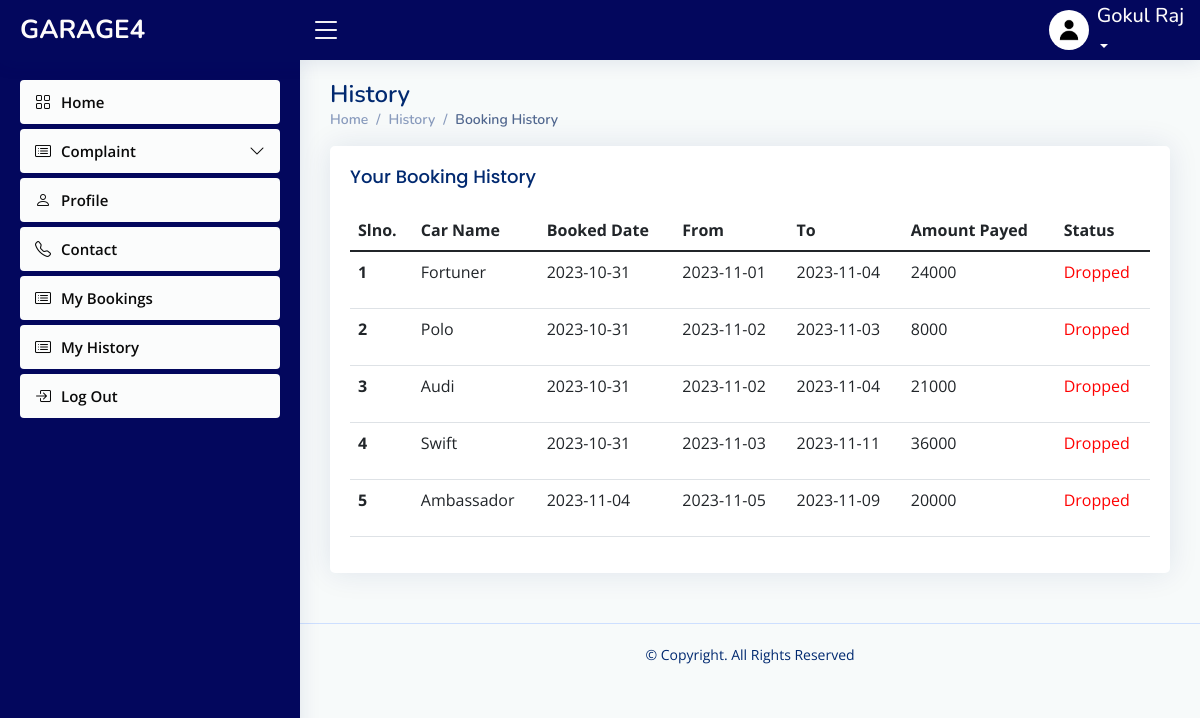
/user/userhistory.php (signed in), run on an earlier commit of the app's database.
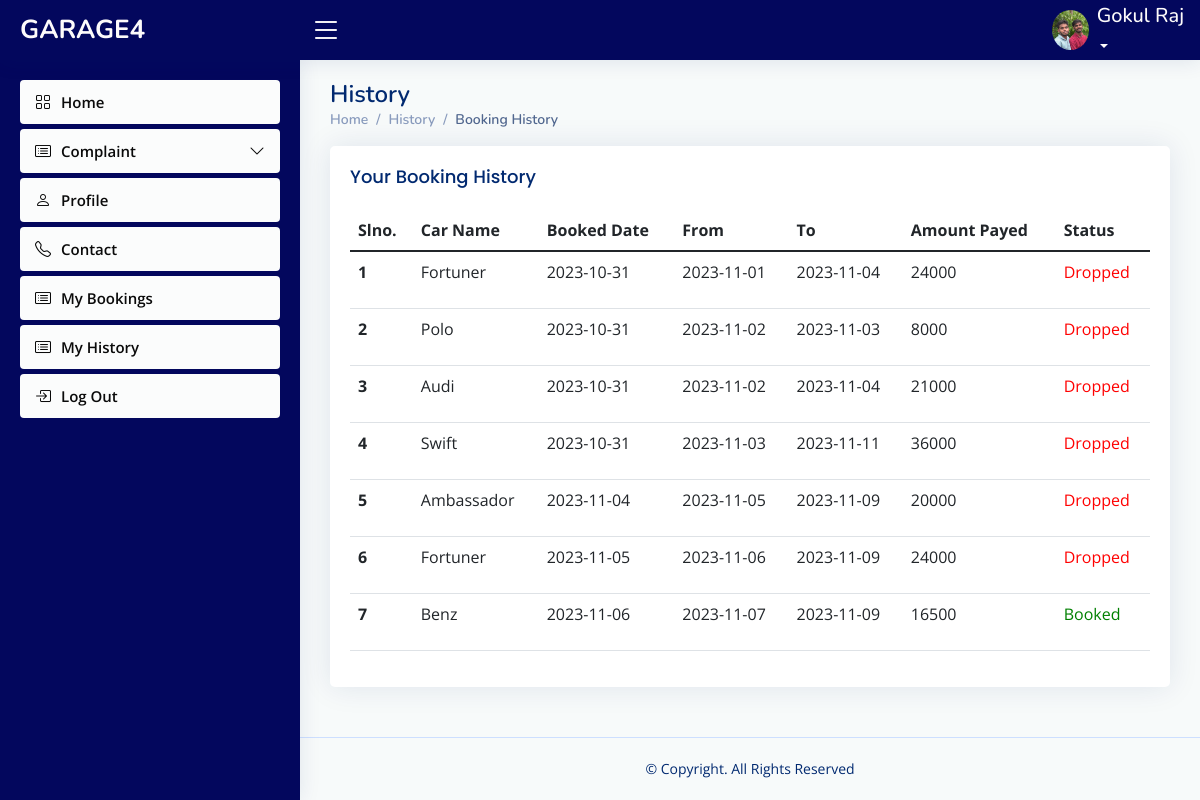
And on a later commit of the database.
### tables this page shows
CREATE TABLE `registration` (
  `image` varchar(50) NOT NULL DEFAULT 'default.jpg',
  `first_name` varchar(30) NOT NULL,
  `last_name` varchar(30) NOT NULL,
  `contact` varchar(20) NOT NULL,
  `email_id` varchar(40) NOT NULL,
  `date_of_birth` date NOT NULL,
  `house_name` varchar(30) NOT NULL,
  `street_name` varchar(30) NOT NULL,
  `district` varchar(20) NOT NULL,
  `pincode` varchar(6) NOT NULL,
  `state` varchar(30) NOT NULL,
  `date_of_join` date NOT NULL
);

CREATE TABLE `booking` (
  `booking_id` int(11) NOT NULL,
  `carname` varchar(60) NOT NULL,
  `category` varchar(40) NOT NULL,
  `color` varchar(40) NOT NULL,
  `capacity` varchar(40) NOT NULL,
  `rate` varchar(40) NOT NULL,
  `car_id` varchar(20) NOT NULL,
  `email` varchar(50) NOT NULL,
  `days` varchar(40) NOT NULL,
  `bdate` date NOT NULL,
  `pick` date NOT NULL,
  `dropd` date NOT NULL,
  `total` varchar(40) NOT NULL,
  `status` int(11) NOT NULL,
  `payment` int(11) NOT NULL
);

### connect.php (called while the page is built, shortened)
<?php
$dbname="garage4";
$conn=mysqli_connect("localhost","root","",$dbname);
function select_data($sql)
{
  global $conn;
  $res = mysqli_query($conn, $sql);
  if ($res)
    return $res;
  else
    return False;
}
?>

### user/userhistory.php (the view, shortened to what the changed rows need)
<?php
include("header.php");
   $username = $_SESSION['email_id'];
?>
  <main id="main" class="main">
    <div class="pagetitle">
      <h1>History</h1>
    </div>
    <div class="card">
          <div class="card-body">
    <section class="section dashboard">
      <div class="row">
      <section class="section">
      <div class="row">
        <div class="col-lg-12">
              <table class="table datatable">
                <thead>
                  <tr>
                    <th scope="col">Slno.</th>
                    <th scope="col">Car Name</th>
                    <th scope="col">Booked Date</th>
                    <th scope="col">From</th>
                    <th scope="col">To</th>
                    <th scope="col">Amount Payed</th>
                    <th scope="col">Status</th>
                  </tr>
                </thead>
                <tbody>
                <?php
               $sql = "select * from booking where email='$username'";
                $data=select_data($sql);
                $n=1;
                while ($row = mysqli_fetch_assoc($data)) {
                  ?>
                  <tr>
                  <th scope='row'><?php echo $n++; ?></th>
                 <td><?php echo  $row['carname'] ?></td>
                 <td> <?php echo $row['bdate'] ?></td>
                 <td><?php echo $row['pick'] ?></td>
                 <td><?php echo $row['dropd']?></td>
                 <td> <?php echo $row['total']  ?></td>
                 <td>
                                <?php
                                    if ($row['status'] == 1)
                                        echo "<p style='color: green;'>Booked</p>";
                                    else if ($row['status'] == 2)
                                        echo "<p style='color: red;'>Dropped</p>";
                                    ?>
                            </td>
                  <?php
                  }
                  ?>
                </tbody>
              </table>
            </div>
          </div>
        </div>
      </div>
  </main>
  <?php
include 'footer.php';
?>

### user/header.php (shortened to what the changed rows need)
<?php
require("../connect.php");
   $username = $_SESSION['email_id'];
   $sql="select * from registration where email_id='$username'" ;
   $res=select_data($sql);
   $arr=mysqli_fetch_assoc($res);
   ?>
<!DOCTYPE html>
<html lang="en">
<head>
  <link href="assets/vendor/bootstrap/css/bootstrap.min.css" rel="stylesheet">
  <link href="assets/vendor/bootstrap-icons/bootstrap-icons.css" rel="stylesheet">
  <link href="assets/vendor/boxicons/css/boxicons.min.css" rel="stylesheet">
  <link href="assets/vendor/quill/quill.snow.css" rel="stylesheet">
  <link href="assets/vendor/quill/quill.bubble.css" rel="stylesheet">
  <link href="assets/vendor/remixicon/remixicon.css" rel="stylesheet">
  <link href="assets/vendor/simple-datatables/style.css" rel="stylesheet">
  <link href="assets/css/styleeee.css" rel="stylesheet">
</head>
<body>
  <header id="header" class="header fixed-top d-flex align-items-center">
    <nav class="header-nav ms-auto">
      <ul class="d-flex align-items-center">
        <li class="nav-item dropdown pe-3">
          <a class="nav-link nav-profile d-flex align-items-center pe-0" href="#" data-bs-toggle="dropdown">
          <img src="../uploads/profile/<?php echo $arr['image'] ?>" alt="Profile" class="rounded-circle">
            <span class="d-none d-md-block dropdown-toggle ps-2"><h5><?php echo $arr['first_name'] . " " . $arr['last_name']; ?></h5></span>
          </a>
        </li>
      </ul>
    </nav>
  </header>

What changed in the data, as far as the page shows it:
changed registration "Gokul": image: picture added in place of a placeholder
added booking: carname "Fortuner", bdate "2023-11-05", pick "2023-11-06", dropd "2023-11-09", total "24000", status "Dropped"
added booking: carname "Benz", bdate "2023-11-06", pick "2023-11-07", dropd "2023-11-09", total "16500", status "Booked"
